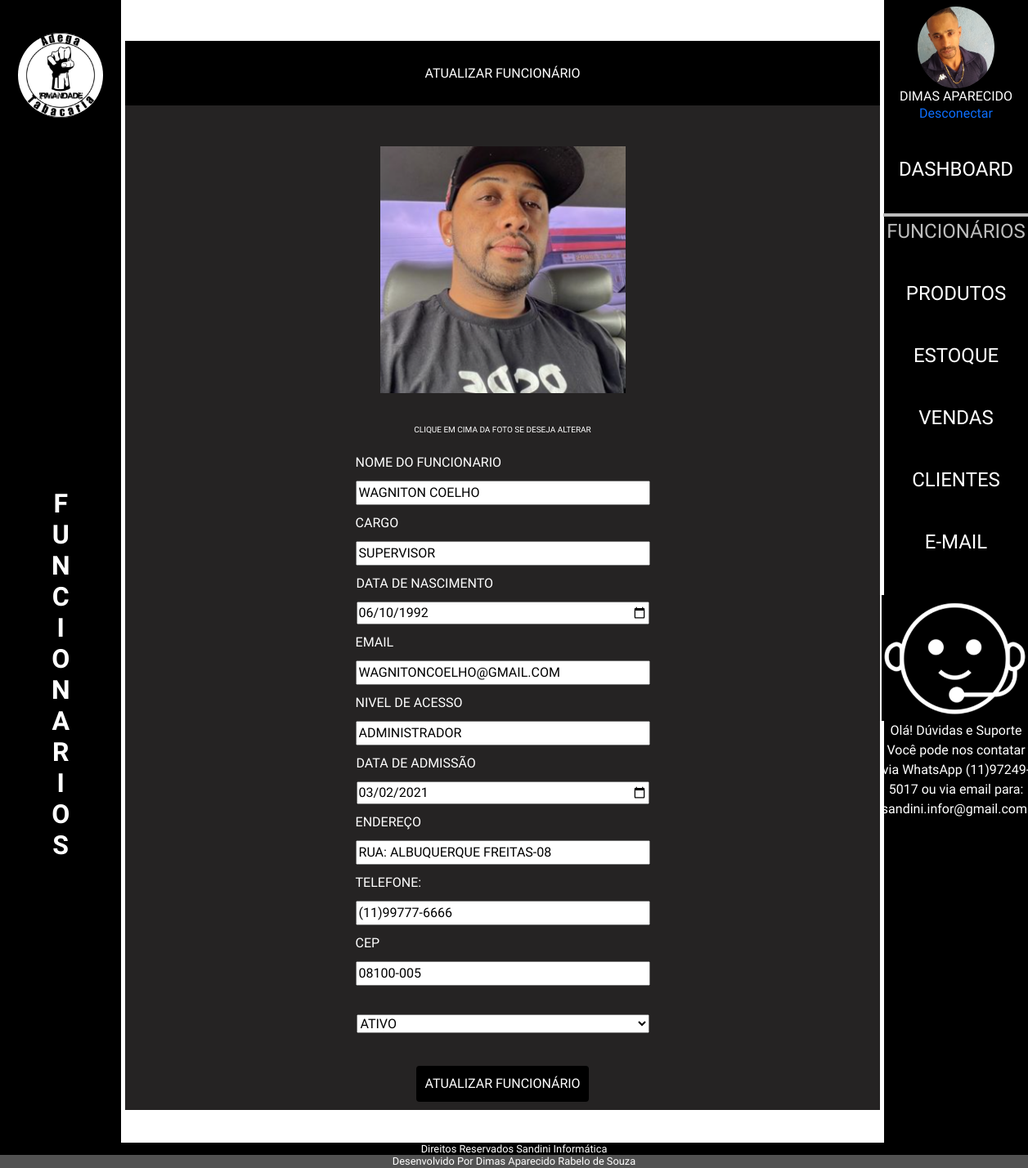
The app's page /admin/index.php?p=funcionarios&f=atualizar&id=2 (signed in) with its own data.
### tables this page shows
CREATE TABLE `tblfuncionarios` (
  `idFuncionario` int(11) NOT NULL,
  `nomeFuncionario` varchar(50) NOT NULL,
  `altFuncionario` varchar(50) NOT NULL,
  `cargoFuncionario` varchar(20) NOT NULL,
  `dataNascFuncionario` date NOT NULL,
  `emailFuncionario` varchar(80) NOT NULL,
  `senhaFuncionario` varchar(20) NOT NULL,
  `nivelFuncionario` varchar(15) NOT NULL,
  `dataAdmissaoFuncionario` date NOT NULL,
  `enderecoFuncionario` varchar(50) NOT NULL,
  `telFuncionario` varchar(15) NOT NULL,
  `cepFuncionario` varchar(10) NOT NULL,
  `statusFuncionario` varchar(10) NOT NULL,
  `fotoFuncionario` varchar(100) DEFAULT NULL,
  `linkFaceFuncionario` varchar(150) NOT NULL,
  `linkInstaFuncionario` varchar(150) NOT NULL,
  `linkWhatsFuncionario` varchar(150) NOT NULL
);

CREATE TABLE `tblusuarios` (
  `idUsuario` int(11) NOT NULL,
  `nomeUsuario` varchar(50) NOT NULL,
  `emailUsuario` varchar(80) NOT NULL,
  `senhaUsuario` varchar(20) NOT NULL,
  `statusUsuario` varchar(10) NOT NULL,
  `fotoUsuario` varchar(100) NOT NULL
);

### admin/authenticacao.php (called while the page is built, shortened)
<?php
if (isset($_SESSION['idUsuario'])) {
    $tipoUsuario = 'cliente';
} elseif (isset($_SESSION['idFuncionario'])) {
    $id = $_SESSION['idFuncionario'];
    $tipoUsuario = 'funcionario';
} else {
    header("location: http://localhost/AdegaIrmandadeLocal/admin/loginAdmin.php");
    exit;
}
$pagina = @$_GET['p'];
require_once('class/cliente.php');
require_once('class/funcionario.php');
if ($tipoUsuario === 'cliente') {
    $usuarios = new ClienteClass($id);
} elseif ($tipoUsuario === 'funcionario') {
    $funcionarios = new FuncionarioClass($id);
    $usuario = $funcionarios;
}

### admin/class/funcionario.php (called while the page is built, shortened)
<?php
class FuncionarioClass
{
    public $idFuncionario;
    public function __construct($id = false)
    {
        if ($id) {
            $this->idFuncionario = $id;
            $this->Carregar();
        }
    }
    public function Carregar()
    {
        $query = "SELECT * FROM  tblfuncionarios WHERE idFuncionario = " . $this->idFuncionario;
        $conn = Conexao::LigarConexao();
        $resultado = $conn->query($query);
        $lista = $resultado->fetchAll();
        foreach ($lista as $linha) {
            $this->nomeFuncionario = $linha['nomeFuncionario'];
            $this->cargoFuncionario = $linha['cargoFuncionario'];
            $this->dataNascFuncionario = $linha['dataNascFuncionario'];
            $this->emailFuncionario = $linha['emailFuncionario'];
            $this->nivelFuncionario = $linha['nivelFuncionario'];
            $this->dataAdmissaoFuncionario = $linha['dataAdmissaoFuncionario'];
            $this->enderecoFuncionario = $linha['enderecoFuncionario'];
            $this->telFuncionario = $linha['telFuncionario'];
            $this->cepFuncionario = $linha['cepFuncionario'];
            $this->statusFuncionario = $linha['statusFuncionario'];
            $this->fotoFuncionario = $linha['fotoFuncionario'];
        }
    }
   }

### admin/class/cliente.php (called while the page is built, shortened)
<?php
class ClienteClass
{
    public $idUsuario;
public function __construct($id = false)
    {
        if ($id) {
            $this->idUsuario = $id;
            $this->Carregar();
        }
    }
    public function Carregar()
    {
        $query = "SELECT * FROM tblusuarios WHERE idUsuario = " . $this->idUsuario;
        $conn = Conexao::LigarConexao();
        $resultado = $conn->query($query);
        $lista = $resultado->fetchAll();
        foreach ($lista as $linha) {
            $this->nomeUsuario = $linha['nomeUsuario'];
            $this->fotoUsuario = $linha['fotoUsuario'];
        }
        }
 }

### admin/funcionarios/atualizar.php (the view, shortened to what this page needs)
<?php
require_once("class/funcionario.php");
$funcionario = new FuncionarioClass($id);
?>
<h1 class="h1Atual">Atualizar Funcionário</h1>
<form action="index.php?p=funcionarios&f=atualizar&id=<?php echo $funcionario->idFuncionario; ?> " method="POST" enctype="multipart/form-data">
    <div class="fotoForm">
        <div>
            <?php if (!empty($funcionario->fotoFuncionario)) : ?>
                <img src="../admin/img/<?php echo $funcionario->fotoFuncionario; ?>" alt="Funcionário Photo" id="imgfoto">
            <?php else : ?>
                <img src="img/sem-foto.jpg" alt="Sem Foto" id="imgfoto">
            <?php endif; ?>
        </div>
    </div>
    <p class="informa">clique em cima da foto se deseja alterar</p>
    <div>
        <label for="nomeFuncionario">Nome do Funcionario</label>
        <input type="text" name="nomeFuncionario" id="nomeFuncionario" placeholder="Informe o Nome do Funcionario" value="<?php echo $funcionario->nomeFuncionario; ?>">
    </div>
    <div>
        <label for="cargoFuncionario">Cargo</label>
        <input type="text" name="cargoFuncionario" id="cargoFuncionario" placeholder="Informe o Cargo" value="<?php echo $funcionario->cargoFuncionario; ?>">
    </div>
    <div>
        <label for="dataNascFuncionario">Data de Nascimento</label>
        <input class="Dateatual" type="date" name="dataNascFuncionario" id="dataNascFuncionario" value="<?php echo $funcionario->dataNascFuncionario; ?>">
    </div>
    <div>
        <label for="emailFuncionario"> Email</label>
        <input type="email" name="emailFuncionario" id="emailFuncionario" placeholder="name@example.com" value="<?php echo $funcionario->emailFuncionario;  ?>">
    </div>
    <div>
        <label for="nivelFuncionario">Nivel de Acesso</label>
        <input type="text" name="nivelFuncionario" id="nivelFuncionario" placeholder="Informe o Nivel de Acesso" value="<?php echo $funcionario->nivelFuncionario; ?>">
    </div>
    <div>
        <label for="dataAdmissaoFuncionario">Data de Admissão</label>
        <input class="Dateatual" type="date" name="dataAdmissaoFuncionario" id="dataAdmissaoFuncionario" value="<?php echo $funcionario->dataAdmissaoFuncionario; ?>">
    </div>
    <div>
        <label for="enderecoFuncionario"> Endereço</label>
        <input type="text" name="enderecoFuncionario" id="enderecoFuncionario" placeholder="Informe o Endereço" value="<?php echo $funcionario->enderecoFuncionario; ?>">
    </div>
    <div>
        <label for="telFuncionario">Telefone:</label>
        <input type="tel" name="telFuncionario" id="telFuncionario" placeholder="(11)99999-9999" value="<?php echo $funcionario->telFuncionario; ?>">
    </div>
    <div>
        <label for="cepFuncionario"> Cep</label>
        <input type="text" id="cepFuncionario" name="cepFuncionario" maxlength="9" placeholder="00000-000" value="<?php echo $funcionario->cepFuncionario; ?>">
    </div>
    <div>
        <select class="seleAtual" aria-label="Default select example" name="statusFuncionario">
            <?php
            $statusFuncionarioAtual = $funcionario->statusFuncionario;
            $opcoesStatus = array(
                'ATIVO' => 'ATIVO',
                'DESATIVADO' => 'DESATIVADO'
            );
            foreach ($opcoesStatus as $valor => $texto) {
                $selected = ($valor == $statusFuncionarioAtual) ? 'selected' : '';
                echo "<option value='$valor' $selected>$texto</option>";
            }
            ?>
        </select>
    </div>
    <div>
        <button type="submit">Atualizar Funcionário</button>
    </div>
</form>

### admin/index.php (shortened to what this page needs)
<?php
require_once('authenticacao.php');
?>
<!DOCTYPE html>
<html lang="pt-BR">
<head>
    <link rel="stylesheet" href="../src/css/reset.css">
    <link rel="stylesheet" href="https://cdnjs.cloudflare.com/ajax/libs/animate.css/4.1.1/animate.min.css">
    <link rel="stylesheet" href="https://cdn.jsdelivr.net/npm/bootstrap@5.3.2/dist/css/bootstrap.min.css">
    <link rel="stylesheet" href="./css/estilo.css">
</head>
<body>
    <main>
        <section class="topoEsquerda">
            <h1>
                <img src="img/logoadega.png" alt=" imagem da logo">
            </h1>
            <?php
            if ($pagina == '') {
                $texto = '';
            } else {
                $texto = '' . $pagina;
            }
            echo '<h2 class="vertical-text">';
            for ($i = 0; $i < strlen($texto); $i++) {
                echo '<span>' . $texto[$i] . '</span>';
            }
            echo '</h2>';
            ?>
        </section>
        <div class="box">
            <?php
            switch ($pagina) {
                case 'funcionarios':
                    require_once('funcionarios/funcionarios.php');
                    break;
            }
            ?>
        </div>
        <div class="menu">
            <?php
            $pagina = @$_GET['p'];
            ?>
            <div class="divlogin">
                <?php
                $foto = isset($usuarios->fotoUsuario) ? $usuarios->fotoUsuario : (isset($funcionarios->fotoFuncionario) ? $funcionarios->fotoFuncionario : null);
                $nome = isset($usuarios->nomeUsuario) ? $usuarios->nomeUsuario : (isset($funcionarios->nomeFuncionario) ? $funcionarios->nomeFuncionario : null);
                if (!empty($foto)) {
                    echo '<img src="../admin/img/' . $foto . '" alt="User">';
                } else {
                    echo '<img src="../admin/img/btnuser.png" alt="Imagem Padrão">';
                }
                echo '<h2>' . $nome . '</h2>';
                ?>
                <a href="desconectar.php">Desconectar</a>
            </div>
            <nav>
                <ul>
                    <li><a href="index.php?p=dashboard" class="<?= ($pagina == 'dashboard' || $pagina == '') ? 'menuAtivo' : ''; ?>"> Dashboard </a></li>
                    <li><a href="index.php?p=funcionarios" class="<?= ($pagina == 'funcionarios') ? 'menuAtivo' : ''; ?>"> Funcionários </a></li>
                    <li><a href="index.php?p=produtos" class="<?= ($pagina == 'produtos') ? 'menuAtivo' : ''; ?>"> Produtos </a></li>
                    <li><a href="index.php?p=estoque" class="<?= ($pagina == 'estoque') ? 'menuAtivo' : ''; ?>"> Estoque </a></li>
                    <li><a href="index.php?p=vendas" class="<?= ($pagina == 'vendas') ? 'menuAtivo' : ''; ?>"> Vendas </a></li>
                    <li><a href="index.php?p=clientes" class="<?= ($pagina == 'clientes') ? 'menuAtivo' : ''; ?>"> Clientes </a></li>
                    <li><a href="index.php?p=contato" class="<?= ($pagina == 'contato') ? 'menuAtivo' : ''; ?>"> E-mail </a></li>
                    <li class="geralAjuda"><img class="iconeAjuda" src="../admin/img/ajudaSuporte.png" alt=""></a>
                        <p class="msnSuporte">Olá! Dúvidas e Suporte
                            Você pode nos contatar
                            via WhatsApp (11)97249-5017
                            ou via email para:
                            sandini.infor@gmail.com.</p>
                    </li>
                </ul>
            </nav>
        </div>
    </main>
    <footer class="rodape">
        <h2>Direitos Reservados Sandini Informática</h2>
        <h2 class="h2d">Desenvolvido Por Dimas Aparecido Rabelo de Souza</h2>
    </footer>
</body>
</html>

### admin/css/estilo.css (style rules this page uses)
* a, h1, h2, h3, h4 { font-family: 'Secular One'; font-size: 16px; text-align: center; margin: 0; padding: 0; box-sizing: border-box; text-decoration: none; }
textarea, select, input { text-transform: uppercase; }
body { display: flex; flex-direction: column; min-height: 100vh; color: #ffffff; }
.vertical-text { writing-mode: vertical-lr; text-orientation: upright; white-space: nowrap; display: inline-block; font-family: 'Secular One'; font-size: 2.0em; font-weight: bold; text-transform: uppercase; }
h1 { width: 80%; margin-top: 10px }
h1 img { width: 70%; border-radius: 50%; }
.divlogin { width: 100%; display: flex; align-items: center; flex-direction: column; justify-content: space-between; padding: 8px; }
.divlogin img { border-radius: 50%; max-width: 180px; max-height: 100px; }
.topoEsquerda { background: #000000; display: flex; flex-direction: column; width: 200px; justify-content: space-between; align-items: center; padding-bottom: 345px; }
main { width: 100%; flex: 1; display: flex; }
.menu { display: flex; background: #000000; color: #ffffff; text-align: center; margin: 0 auto; width: 14%; align-items: center; flex-direction: column; }
ul { padding: 10px 20px; }
ul li { padding: 20px 20px; }
nav ul li a { color: #ffffff; text-decoration: none; font-size: 1.5em; text-transform: uppercase; }
.menuAtivo { color: #bdbdbd !important; border-top: solid 4px #bdbdbd; padding: 4px; }
.box { width: 100%; min-height: 400px; overflow: auto; box-sizing: border-box; padding: 40px 5px; color: #000000; }
.rodape { width: 100%; }
.rodape h2 { background: #000000; margin-bottom: 0; font-size: 0.8em; }
.rodape .h2d { background: #525252; }
h1 { text-align: center; background: #000000; width: 100%; padding: 30px 0px; text-transform: uppercase; }
form { display: flex; flex-direction: column; align-items: center; background: #252323; width: 100%; font-family: 'Secular One'; text-transform: uppercase; }
.fotoForm { width: 100%; display: flex; justify-content: center; padding: 50px 50px; }
.fotoForm div img { max-width: 300px; max-height: 320px; object-fit: cover; }
label { display: flex; flex-direction: column; margin: 5px 5px; color: #ffffff; }
input { margin: 5px 5px; width: 360px; text-transform: uppercase; }
select { margin: 30px; }
button { margin: 10px 0; padding: 10px; background-color: #000000; color: #fff; border: none; border-radius: 4px; text-transform: uppercase; }
.h1Atual { color: #ffffff; }
.Dateatual { width: 358px; }
.seleAtual { width: 358px; }
.informa { color: #ffffff; font-size: 10px; margin-top: -13px; }
.iconeAjuda { width: 100%; }
.msnSuporte { font-family: 'Secular One'; }
.geralAjuda { display: flex; flex-direction: column; margin-top: 7px; }

### records on screen
tblfuncionarios: fotoFuncionario (picture), nomeFuncionario "WAGNITON COELHO", cargoFuncionario "SUPERVISOR", dataNascFuncionario "06/10/1992", emailFuncionario "wagnitoncoelho@gmail.com", nivelFuncionario "ADMINISTRADOR", dataAdmissaoFuncionario "03/02/2021", enderecoFuncionario "RUA: ALBUQUERQUE FREITAS-08", telFuncionario "(11)99777-6666", cepFuncionario "08100-005"
tblusuarios: fotoUsuario (picture), nomeUsuario "DIMAS APARECIDO"

### other values on screen
$texto[$i] "F"
$texto[$i] "U"
$texto[$i] "N"
$texto[$i] "C"
$texto[$i] "I"
$texto[$i] "O"
$texto[$i] "A"
$texto[$i] "R"
$texto[$i] "S"
form field statusFuncionario "ATIVO"
